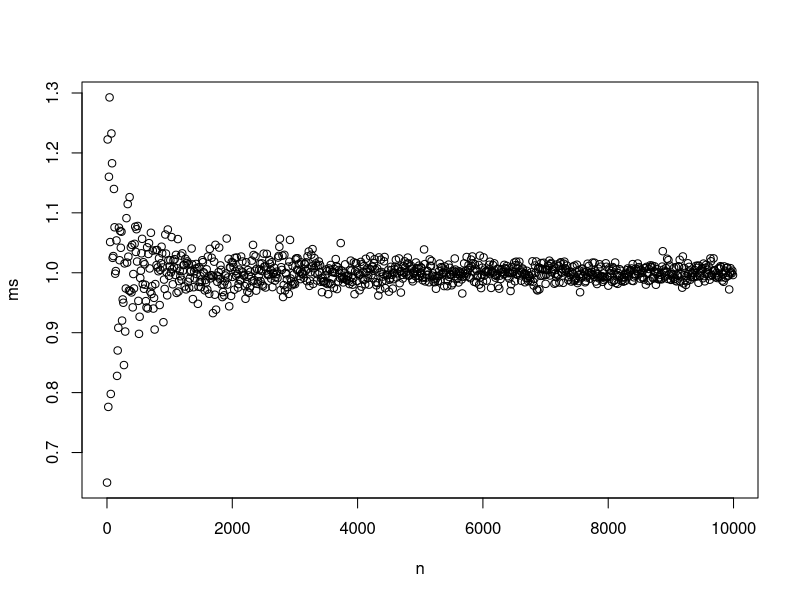
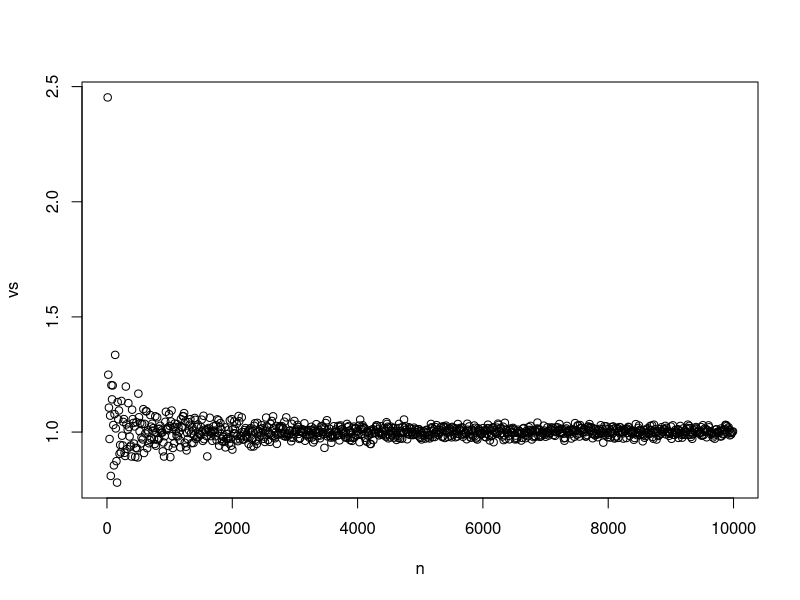
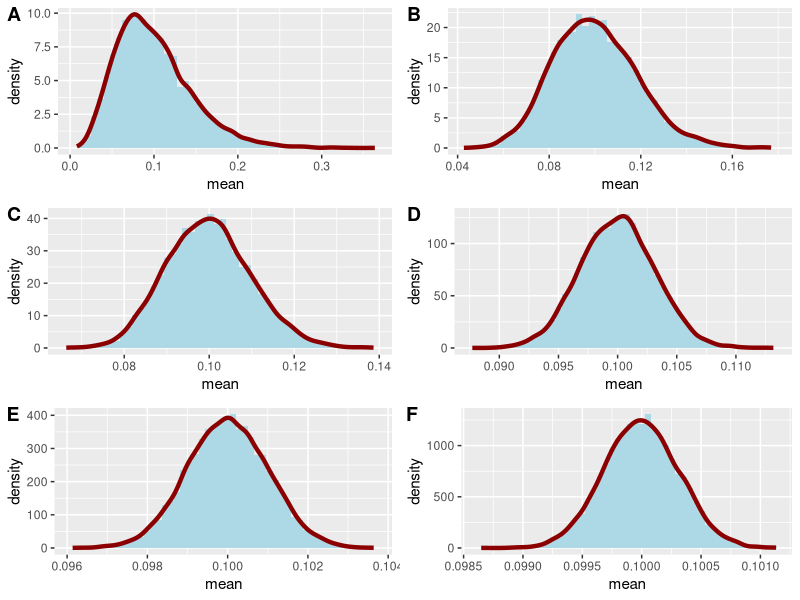

R code for these plots, in order:
# Mean
mean_exp <- function(n) {
  x <- rexp(n, 1)
  return(mean(x))
}
n <- seq(1, 10^4, by = 10)
ms <- lapply(n, mean_exp)
plot(n, ms)

# Variance
var_exp <- function(n) {
  x <- rexp(n, 1)
  return(sd(x))
}
n <- seq(1, 10^4, by = 10)
vs <- lapply(n, var_exp)
plot(n, vs)


# Central Limit Theorem Simulation
sample_means <- function(sample_size, n_samples) {
  replicate(n_samples, mean(rexp(sample_size, rate = 10)))
}
sample_sizes <- c(5, 30, 100, 1000, 10000, 10^5)
n_samples <- 10000

clt_data <- lapply(sample_sizes, function(size) {
  data.frame(
    x = 1:n_samples,
    mean = sample_means(size, n_samples),
    sample_size = factor(size)
  )
})

library(ggplot2)
library(cowplot)

p_fct <- function(df) {
  ggplot(df) +
    geom_histogram(aes(x = mean, y = ..density..), bins = 50, fill = "lightblue") +
    geom_density(aes(x = mean), color = "darkred", size = 1.5)
}
plot_list <- lapply(clt_data, p_fct)

plot_grid(plotlist = plot_list, ncol = 2, labels = "AUTO")
